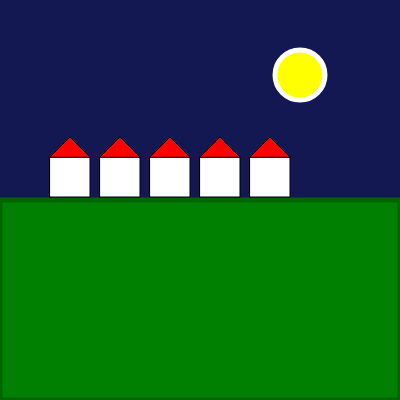
Frame 1 (no input)
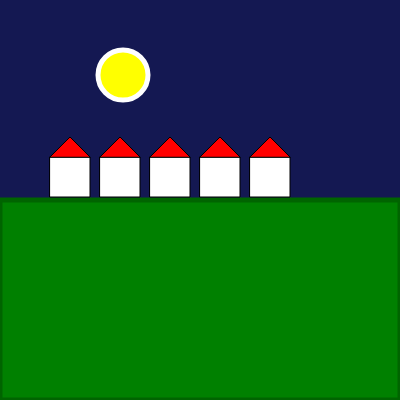
Frame 60 (no input)
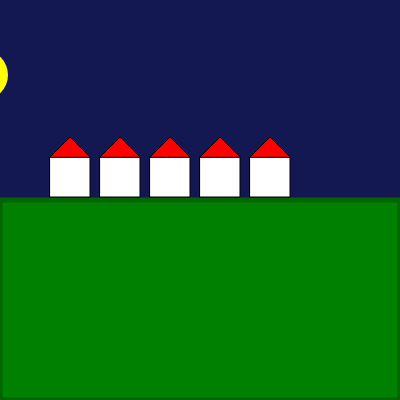
Frame 120 (the mouse pressed at the canvas centre since frame 60)

The p5.js sketch that drew these frames (run headless with seeded random() and noise() and a simulated clock; from frame 60 on, the mouse is pressed at the canvas centre):

// p5.js sketch
// ── sketch.js
let xsize = 400;
let ysize = 400;

let moonX = 300;
let moonY = 75;
let moonSize = 50;
let sunX = -50; // Inizialmente fuori dalla scena
let sunY = 75;
let sunSize = 50;
let dayProgress = 0; // Valore tra 0 e 1 che rappresenta il progresso tra notte e giorno

function setup() {
  createCanvas(xsize, ysize);
}

function draw() {
  // Calcolo del colore del cielo basato su dayProgress
  let r = lerp(20, 135, dayProgress); // Da notte a giorno (darkblue a lightblue)
  let g = lerp(24, 206, dayProgress);
  let b = lerp(82, 235, dayProgress);
  background(r, g, b);
  
  // Disegno della luna
  if (moonX > -moonSize / 2) { // Continua a disegnare la luna finché non esce completamente
    fill("yellow");
    stroke("white");
    strokeWeight(5);
    circle(moonX, moonY, moonSize);
  }

  // Disegno del sole
  if (moonX <= -moonSize / 2) { // Sole entra solo quando la luna è fuori
    fill("yellow");
    stroke("white");
    strokeWeight(0);
    circle(sunX, sunY, sunSize);
  }

  // Disegno della parte inferiore verde
  fill("green");
  stroke("darkgreen");
  strokeWeight(5);
  rect(0, 200, 400, 200);
  
  // Disegno delle casette
  let casaX = 50; 
  let casaY = 157;
  let casaSize = 40; 

  for (let i = 0; i < 5; i++) {
    // Disegno del quadrato della casa
    fill("white");
    stroke("black");
    strokeWeight(1);
    rect(casaX + i * 50, casaY, casaSize, casaSize);
    
    // Disegno del triangolo della casa
    fill("red");
    stroke("black");
    strokeWeight(1);
    triangle(casaX + i * 50, casaY, 
             casaX + i * 50 + casaSize / 2, casaY - casaSize / 2, 
             casaX + i * 50 + casaSize, casaY);
  }

  // Movimento della luna
  if (moonX > -moonSize / 2) {
    moonX -= 3; // La luna tramonta più velocemente
  }

  // Movimento del sole
  if (moonX <= -moonSize / 2 && sunX < (width * 2 / 3)) {
    sunX += 3; // Il sole si muove più velocemente fino ai 2/3
  }

  // Aggiornamento di dayProgress in base alla posizione del sole
  if (sunX > 100 && sunX <= (width * 2 / 3)) {
    dayProgress = constrain(map(sunX, 100, width * 2 / 3, 0, 1), 0, 1);
  }

  // Resetta la posizione del sole e della luna per un nuovo ciclo
  if (sunX > width + sunSize / 2) {
    sunX = -sunSize / 2; // Riporta il sole indietro
    moonX = width + moonSize / 2; // Riporta la luna indietro
  }
}
